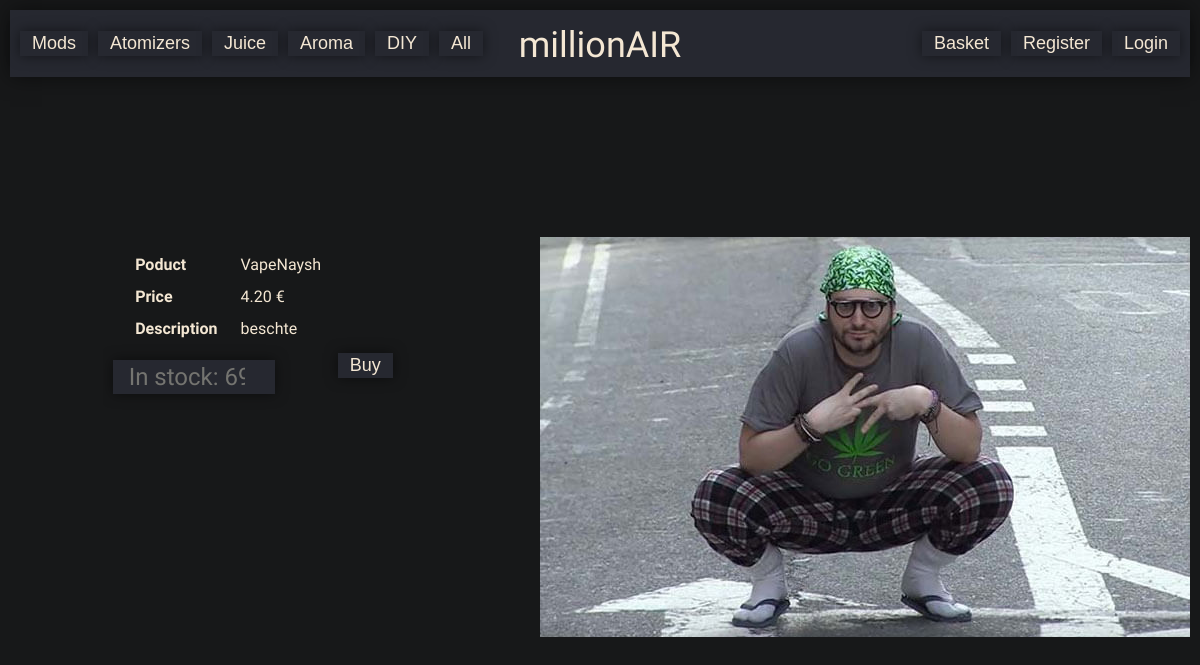
/sites/product.php?product=1, run on the app's committed database.
### tables this page shows
CREATE TABLE `item` (
  `itemID` int(11) NOT NULL,
  `item` varchar(50) DEFAULT NULL,
  `description` varchar(50) DEFAULT NULL,
  `stock` int(11) DEFAULT NULL,
  `price` float DEFAULT NULL,
  `flavorID` int(11) DEFAULT NULL,
  `categoryID` int(11) DEFAULT NULL
);

### sites/product.php (the view, shortened to what this page needs)
<!DOCTYPE html>
<html lang='en'>
  <head>
      <link href='../css/general.css' media='screen' rel='stylesheet' type='text/css'/>
      <link href='../css/font.css' media='screen' rel='stylesheet' type='text/css'/>
      <link href='../css/form.css' media='screen' rel='stylesheet' type='text/css'/>
      <link href='../css/article.css' media='screen' rel='stylesheet' type='text/css'/>
  </head>
  <body>
    <div id='titleBar'>
      <div id='title_categories'>
        <form class="title-categories" action="/millionAIR/index.php?category=Mods" method="post">
          <input class='button button_title' type="submit" name="Mods" value="Mods">
        </form>
        <form class="title-categories" action="/millionAIR/index.php?category=Atomizers" method="post">
          <input class='button button_title' type="submit" name="Atomizers" value="Atomizers">
        </form>
        <form class="title-categories" action="/millionAIR/index.php?category=Juice" method="post">
          <input class='button button_title' type="submit" name="Juice" value="Juice">
        </form>
        <form class="title-categories" action="/millionAIR/index.php?category=Aroma" method="post">
          <input class='button button_title' type="submit" name="Aroma" value="Aroma">
        </form>
        <form class="title-categories" action="/millionAIR/index.php?category=DIY" method="post">
          <input class='button button_title' type="submit" name="DIY" value="DIY">
        </form>
        <form class="title-categories" action="/millionAIR/index.php?category=All" method="post">
          <input class='button button_title' type="submit" name="all" value="All">
        </form>
      </div>
      <span class='font_title'><a href='/millionAIR/index.php'>millionAIR</a></span>
      <div id='title_profile'>
          <?php
            if (empty($_SESSION['userID'])) {
              echo "  <form class='title_profile_align' action='/millionAIR/sites/login.php' method='post'>
                        <input class='button button_title' type='submit' name='login' value='Login'>
                      </form>";
            } else {
              echo "  <form class='title_profile_align' action='/millionAIR/sites/logout.php' method='post'>
                        <input class='button button_title' type='submit' name='logout' value='Logout'>
                      </form>";
            }
          ?>
          <form class="title_profile_align" action="/millionAIR/sites/register.php" method="post">
            <input class='button button_title' type="submit" name="register" value="Register">
          </form>
          <form class="title_profile_align" action="/millionAIR/sites/basket.php" method="post">
            <input class='button button_title' type="submit" name="basket" value="Basket">
          </form>
      </div>
    </div>
    <div class='spacer_top'></div>
    <?php
      $ID = $_GET['product'];
    ?>
    <img class="pic_right" src="/millionAIR/img/<?php echo $ID; ?>.png"></img>
    <div id='content'>
    <div class="login_form">
        <?php
          $mysqli = new mysqli("localhost", "root","", "millionAIR");
          $products = $mysqli->query("SELECT * FROM item WHERE itemID={$ID}");
          $product = $products->fetch_array();
          $item = $product['item'];
          $price = number_format($product['price'],2);
          $description = $product['description'];
          $maxquant = $product['stock'];
          echo "<table id='product_table'>
                  <tr>
                    <th class='product_column'>Poduct</th>
                    <td class='product_column'>$item</td>
                  </tr>
                  <tr>
                    <th class='product_column'>Price</th>
                    <td class='product_column'>$price €</td>
                  </tr>
                  <tr>
                    <th class='product_column'>Description</th>
                    <td class='product_column'>$description</td>
                  </tr>
                </table>
                <form class='button_article_align' action='/millionAIR/sites/addtobasket.php?tobasket=$ID&return=/millionAIR/sites/product.php?product=$ID' method='post'>
                    <span class='article_price'><input type='number' name='quantity' placeholder='In stock: $maxquant'></span>
                    <input class='button button_article' type='submit' name='submit' value='Buy'>
                </form>";
        ?>
    </div>
    </div>
  </body>
</html>

### css/general.css (style rules this page uses)
html { --color-bg: #171819; --color-main: #262830; --color-sb-inactive: #212328; --color-selection: #ffecba; --color-text-link: #F4E7D3; --color-text-inactive: #747470; --color-text-content: #F4E7D3; --color-text-pre01: #FFA06F; --color-text-pre02: #F38181; --color-text-pre03: #c5f0a4; --color-shadow5: rgba(0,0,0,.5); --color-shadow6: rgba(0,0,0,.6); --color-shadow75: rgba(0,0,0,.75); --height-searchBox: 48px; --width-label: 10ch; --width-category: 40ch; --width-articleSpacing: 2px; --padding-category: 10px; --margin-category: 5px; --font-size-normal: 16px; min-height: 100vh; background: var(--color-bg); font-family: 'Varela Round', sans-serif; font-size: var(--font-size-normal); -webkit-font-smoothing: antialiased; -moz-osx-font-smoothing: grayscale; }
body { margin: 10px 10px 0; color: white; }
.spacer_top { height: 150px; }
#titleBar { position: relative; z-index: 10; background: var(--color-main); color: var(--color-text-content); height: calc(1.4 * var(--height-searchBox)); width: 100%; margin: 0 auto 10px; font-size: 36px; line-height: calc(1.4 * var(--height-searchBox) + 4px); text-align: center; box-shadow: 0 0 20px 0 var(--color-shadow5); transition: box-shadow 500ms ease; }
#title_categories { position: absolute; top: -8px; left: 10px; }
.title-categories { float: left; }
.title-categories:not(:first-child) { margin-left: 10px; }
#title_profile { position: absolute; top: -8px; right: 10px; }
.title_profile_align { float: right; }
.title_profile_align:not(:first-child) { margin-right: 10px; }
#content { position: relative; color: var(--color-text-content); background: transparent; height: 400px; width: 100%; margin-left: auto; margin-right: auto; margin-bottom: 22px; font-family: inherit; font-size: inherit; }
.pic_right { float: right; position: relative; }
#product_table { text-align: left; }
.product_column { padding-left: 20px; padding-bottom: 10px; }

### css/form.css (style rules this page uses)
input[type='text'], input[type='number'], input[type='password'] { display: relative; color: var(--color-text-link); color: var(--color-text-inactive); background: var(--color-main); height: var(--hight-searchBox); width: 100%; margin: 10px auto; padding-left: 1ch; padding-right: 1ch; font: inherit; text-align: center; outline: none; border: 2px solid transparent; box-sizing: border-box; box-shadow: 0 0 13px 0 var(--color-shadow5); transition: color 500ms, border 300ms, box-shadow 500ms, border-radius 300ms; }
.button { position: relative; background: var(--color-main); color: var(--color-text-content); color: var(--color-text-inactive); padding: 0 10px; margin: 10px auto; font-size: 2em; text-align: center; border: 2px solid transparent; -webkit-font-smoothing: antialiased; box-shadow: 0 0 13px 0 var(--color-shadow5); transition: background 300ms, color 300ms, border 300ms, box-shadow 500ms, border-radius 300ms; }
.login_form { position: relative; color: inherit; background: transparent; -webkit-font-smoothing: antialiased; text-align: center; height: auto; width: 36ch; max-width: calc(100% - var(--label-width)); max-width: 100ch; padding: var(--padding-category); margin: var(--margin-category) auto; overflow: hidden; }
.button_title { font-size: 18px; color: var(--color-text-content); }
.button_article { float: right; color: var(--color-text-content); font-size: 18px; right: 44px; bottom: 7px; }

### data on the page
item: item "VapeNaysh", price "4.20", description "beschte", quantity "In stock: 69"
